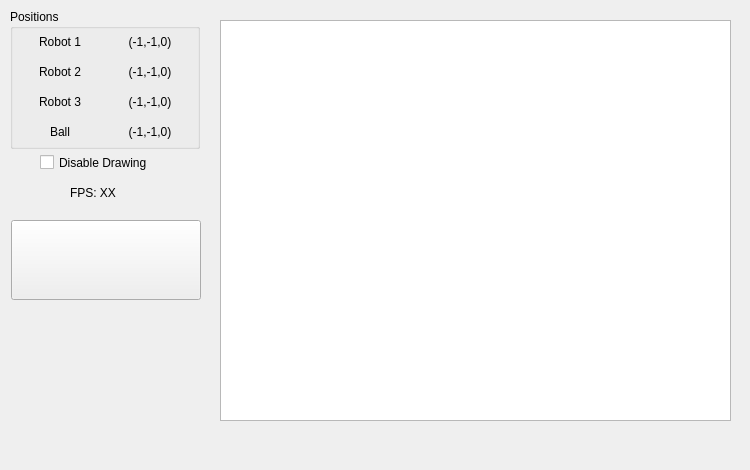
  <widget class="QDockWidget" name="dockWidgetVideoView">
   <property name="sizePolicy">
    <sizepolicy hsizetype="Preferred" vsizetype="Preferred">
     <horstretch>0</horstretch>
     <verstretch>0</verstretch>
    </sizepolicy>
   </property>
   <property name="minimumSize">
    <size>
     <width>750</width>
     <height>470</height>
    </size>
   </property>
   <property name="maximumSize">
    <size>
     <width>1125</width>
     <height>705</height>
    </size>
   </property>
   <property name="features">
    <set>QDockWidget::DockWidgetFloatable|QDockWidget::DockWidgetMovable</set>
   </property>
   <property name="windowTitle">
    <string notr="true"/>
   </property>
   <attribute name="dockWidgetArea">
    <number>1</number>
   </attribute>
   <widget class="QWidget" name="dockWidgetVideoView_2">
    <widget class="QGroupBox" name="groupBoxVideoViewPositions">
     <property name="geometry">
      <rect>
       <x>10</x>
       <y>9</y>
       <width>190</width>
       <height>140</height>
      </rect>
     </property>
     <property name="minimumSize">
      <size>
       <width>190</width>
       <height>140</height>
      </size>
     </property>
     <property name="maximumSize">
      <size>
       <width>190</width>
       <height>140</height>
      </size>
     </property>
     <property name="title">
      <string>Positions</string>
     </property>
     <widget class="QLabel" name="labelVideoViewPositionsRobot1Fixed">
      <property name="geometry">
       <rect>
        <x>10</x>
        <y>20</y>
        <width>80</width>
        <height>25</height>
       </rect>
      </property>
      <property name="minimumSize">
       <size>
        <width>80</width>
        <height>25</height>
       </size>
      </property>
      <property name="maximumSize">
       <size>
        <width>80</width>
        <height>25</height>
       </size>
      </property>
      <property name="text">
       <string>Robot 1</string>
      </property>
      <property name="alignment">
       <set>Qt::AlignCenter</set>
      </property>
     </widget>
     <widget class="QLabel" name="labelVideoViewPositionsRobot3Fixed">
      <property name="geometry">
       <rect>
        <x>10</x>
        <y>80</y>
        <width>80</width>
        <height>25</height>
       </rect>
      </property>
      <property name="minimumSize">
       <size>
        <width>80</width>
        <height>25</height>
       </size>
      </property>
      <property name="maximumSize">
       <size>
        <width>80</width>
        <height>25</height>
       </size>
      </property>
      <property name="text">
       <string>Robot 3</string>
      </property>
      <property name="alignment">
       <set>Qt::AlignCenter</set>
      </property>
     </widget>
     <widget class="QLabel" name="labelVideoViewPositionsRobot2Fixed">
      <property name="geometry">
       <rect>
        <x>10</x>
        <y>50</y>
        <width>80</width>
        <height>25</height>
       </rect>
      </property>
      <property name="minimumSize">
       <size>
        <width>80</width>
        <height>25</height>
       </size>
      </property>
      <property name="maximumSize">
       <size>
        <width>80</width>
        <height>25</height>
       </size>
      </property>
      <property name="text">
       <string>Robot 2</string>
      </property>
      <property name="alignment">
       <set>Qt::AlignCenter</set>
      </property>
     </widget>
     <widget class="QLabel" name="labelVideoViewPositionsBallFixed">
      <property name="geometry">
       <rect>
        <x>10</x>
        <y>110</y>
        <width>80</width>
        <height>25</height>
       </rect>
      </property>
      <property name="minimumSize">
       <size>
        <width>80</width>
        <height>25</height>
       </size>
      </property>
      <property name="maximumSize">
       <size>
        <width>80</width>
        <height>25</height>
       </size>
      </property>
      <property name="text">
       <string>Ball</string>
      </property>
      <property name="alignment">
       <set>Qt::AlignCenter</set>
      </property>
     </widget>
     <widget class="QLabel" name="labelVideoViewPositionsRobot1">
      <property name="geometry">
       <rect>
        <x>100</x>
        <y>20</y>
        <width>80</width>
        <height>25</height>
       </rect>
      </property>
      <property name="minimumSize">
       <size>
        <width>80</width>
        <height>25</height>
       </size>
      </property>
      <property name="maximumSize">
       <size>
        <width>80</width>
        <height>25</height>
       </size>
      </property>
      <property name="text">
       <string>(-1,-1,0)</string>
      </property>
      <property name="alignment">
       <set>Qt::AlignCenter</set>
      </property>
     </widget>
     <widget class="QLabel" name="labelVideoViewPositionsRobot2">
      <property name="geometry">
       <rect>
        <x>100</x>
        <y>50</y>
        <width>80</width>
        <height>25</height>
       </rect>
      </property>
      <property name="minimumSize">
       <size>
        <width>80</width>
        <height>25</height>
       </size>
      </property>
      <property name="maximumSize">
       <size>
        <width>80</width>
        <height>25</height>
       </size>
      </property>
      <property name="text">
       <string>(-1,-1,0)</string>
      </property>
      <property name="alignment">
       <set>Qt::AlignCenter</set>
      </property>
     </widget>
     <widget class="QLabel" name="labelVideoViewPositionsRobot3">
      <property name="geometry">
       <rect>
        <x>100</x>
        <y>80</y>
        <width>80</width>
        <height>25</height>
       </rect>
      </property>
      <property name="minimumSize">
       <size>
        <width>80</width>
        <height>25</height>
       </size>
      </property>
      <property name="maximumSize">
       <size>
        <width>80</width>
        <height>25</height>
       </size>
      </property>
      <property name="text">
       <string>(-1,-1,0)</string>
      </property>
      <property name="alignment">
       <set>Qt::AlignCenter</set>
      </property>
     </widget>
     <widget class="QLabel" name="labelVideoViewPositionsBall">
      <property name="geometry">
       <rect>
        <x>100</x>
        <y>110</y>
        <width>80</width>
        <height>25</height>
       </rect>
      </property>
      <property name="minimumSize">
       <size>
        <width>80</width>
        <height>25</height>
       </size>
      </property>
      <property name="maximumSize">
       <size>
        <width>80</width>
        <height>25</height>
       </size>
      </property>
      <property name="text">
       <string>(-1,-1,0)</string>
      </property>
      <property name="alignment">
       <set>Qt::AlignCenter</set>
      </property>
     </widget>
    </widget>
    <widget class="QCheckBox" name="checkBoxVideoViewDisableDrawing">
     <property name="geometry">
      <rect>
       <x>40</x>
       <y>150</y>
       <width>140</width>
       <height>25</height>
      </rect>
     </property>
     <property name="minimumSize">
      <size>
       <width>140</width>
       <height>25</height>
      </size>
     </property>
     <property name="maximumSize">
      <size>
       <width>140</width>
       <height>25</height>
      </size>
     </property>
     <property name="text">
      <string>Disable Drawing</string>
     </property>
    </widget>
    <widget class="QLabel" name="labelVideoViewFPS">
     <property name="geometry">
      <rect>
       <x>70</x>
       <y>180</y>
       <width>70</width>
       <height>25</height>
      </rect>
     </property>
     <property name="minimumSize">
      <size>
       <width>70</width>
       <height>25</height>
      </size>
     </property>
     <property name="maximumSize">
      <size>
       <width>70</width>
       <height>25</height>
      </size>
     </property>
     <property name="text">
      <string>FPS: XX</string>
     </property>
    </widget>
    <widget class="QGraphicsView" name="graphicsViewVideoViewVideo">
     <property name="geometry">
      <rect>
       <x>220</x>
       <y>20</y>
       <width>511</width>
       <height>401</height>
      </rect>
     </property>
     <property name="sizePolicy">
      <sizepolicy hsizetype="Maximum" vsizetype="Maximum">
       <horstretch>0</horstretch>
       <verstretch>0</verstretch>
      </sizepolicy>
     </property>
    </widget>
    <widget class="QPushButton" name="pushButtonVideoViewStart">
     <property name="geometry">
      <rect>
       <x>11</x>
       <y>220</y>
       <width>190</width>
       <height>80</height>
      </rect>
     </property>
     <property name="minimumSize">
      <size>
       <width>190</width>
       <height>80</height>
      </size>
     </property>
     <property name="text">
      <string/>
     </property>
     <property name="icon">
      <iconset resource="icons.qrc">
       <normaloff>:/Icons/Imgs/Play.png</normaloff>:/Icons/Imgs/Play.png</iconset>
     </property>
     <property name="iconSize">
      <size>
       <width>72</width>
       <height>72</height>
      </size>
     </property>
    </widget>
   </widget>
  </widget>
